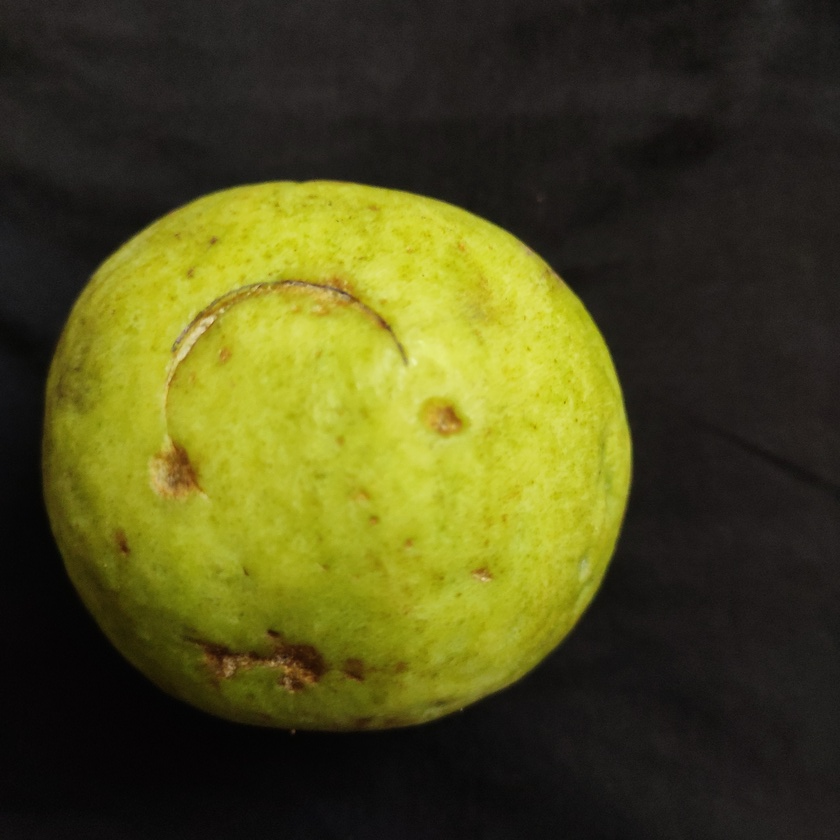
#> input picture assets/1image.jpg, 840 x 840 px, shrunk from 3000 x 3000 before the run
$ python -i gate.py   (imports and definitions only)
#> lines starting #> are read from the running program, lines starting #| are printed output that depends on the picture; after the words box and inside, x2 and y2 are one past the last pixel; in counts of white or black regions, pixels touching at a corner belong together
"""
app/gate.py
===========
Color-spectrum based guava gate using HSV analysis.

Guavas fall in the green-to-yellow color spectrum (Hue 25-85).
If less than 20% of the image pixels fall in this range,
the image is rejected as "Not a Guava" before model inference.

No external models or dependencies needed — pure OpenCV.
"""

import logging
import cv2
import numpy as np

logger = logging.getLogger(__name__)

# HSV range for guava color spectrum (green to yellow)
LOWER_GUAVA = np.array([25, 40, 40])
UPPER_GUAVA = np.array([85, 255, 255])

# Minimum percentage of pixels that must match guava color
DEFAULT_MATCH_PCT_THRESHOLD = 20.0


class GuavaGate:
    """
    Rejects non-guava images based on HSV color spectrum analysis.

    Guavas (green/yellow) have Hue values between 25-85.
    Red apples, oranges, bananas, random objects etc. will mostly
    fall outside this range and be rejected.
    """

    def __init__(self, threshold: float = DEFAULT_MATCH_PCT_THRESHOLD, enabled: bool = True):
        # threshold here is a PERCENTAGE (0-100), not 0-1
        self.threshold = threshold
        self.enabled = enabled
        self.available = True  # always available — pure OpenCV

        if not enabled:
            logger.info("Guava gate disabled — all images will pass through.")
        else:
            logger.info(
                "Guava color gate ready. Min guava-color pixel match: %.1f%%", threshold
            )

    def check_from_output(self, guava_guard_array) -> tuple:
        """
        Kept for API compatibility — not used in color-based gate.
        Always returns pass-through so predict.py can call this safely.
        The real check happens in check_color() called from predict.py.
        """
        return True, 1.0, "Color gate — see check_color()"

    def check_color(self, img_rgb: np.ndarray) -> tuple:
        """
        Check if image contains guava-colored pixels (green/yellow spectrum).

        Args:
            img_rgb: np.ndarray (H, W, 3) uint8 RGB image

        Returns:
            (is_guava: bool, match_pct: float, message: str)

            match_pct is 0-100 (percentage of pixels matching guava color)
        """
        if not self.enabled:
            return True, 100.0, "Gate disabled — all images pass"

        # Convert RGB → BGR → HSV (OpenCV uses BGR)
        img_bgr = cv2.cvtColor(img_rgb, cv2.COLOR_RGB2BGR)
#> img_bgr is the input picture: shape (840, 840, 3); mean B, G, R 28.7, 76.5, 77.9
        hsv = cv2.cvtColor(img_bgr, cv2.COLOR_BGR2HSV)
#> hsv: shape (840, 840, 3); mean H, S, V 30.6, 98, 78.9

        # Create mask for guava color range
        guava_mask = cv2.inRange(hsv, LOWER_GUAVA, UPPER_GUAVA)
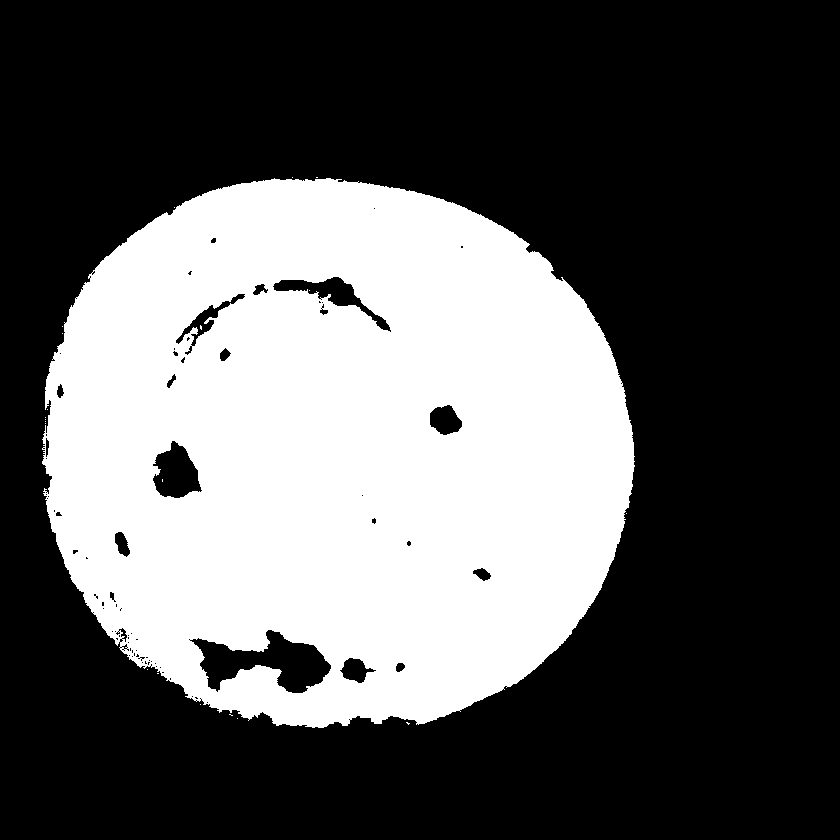
#> guava_mask: shape (840, 840); 35.4% white; 21 white regions (20 under 20 px), largest, box (x1, y1, x2, y2) and area: (42, 178, 635, 728) 249653

        # Calculate percentage of matching pixels
        total_pixels = img_bgr.shape[0] * img_bgr.shape[1]
#> total_pixels = 705600
        matching_pixels = np.count_nonzero(guava_mask)
#> matching_pixels = 249692
        match_pct = (matching_pixels / total_pixels) * 100.0
#> match_pct = 35.39

        is_guava = match_pct >= self.threshold
#> is_guava = True

        if is_guava:
            message = f"Guava confirmed ({match_pct:.1f}% green/yellow pixels)"
        else:
            message = (
                                f"Not a guava"

                # f"Not a guava — only {match_pct:.1f}% green/yellow pixels "
                # f"(need ≥{self.threshold:.0f}%)"
            )

        logger.info("Color gate: %s", message)
        return is_guava, match_pct, message

>>> import cv2
>>> picture = cv2.cvtColor(cv2.imread('../../assets/1image.jpg'), cv2.COLOR_BGR2RGB)
>>> result = GuavaGate().check_color(picture)
